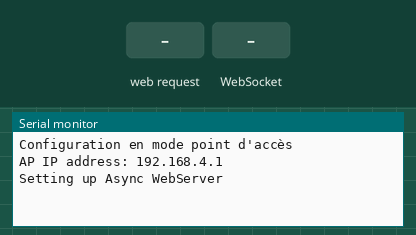
Simulated run of this sketch. Board: ESP8266 (NodeMCU). Shown: the last lines printed to the serial monitor. Inputs (shaded band) come from the test bench. Storage starts empty.

Above: at 1.2 s.
1.3 s: HTTP request GET / received
At 2.5 s:
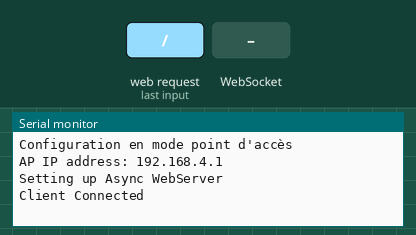
2.8 s: WebSocket text "/ws" received
At 3.8 s:
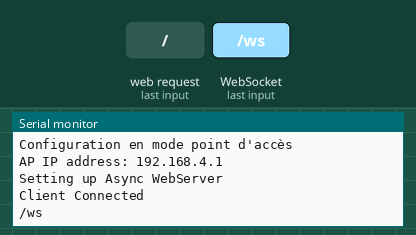
4.3 s: WebSocket text "1" received
At 4.9 s:
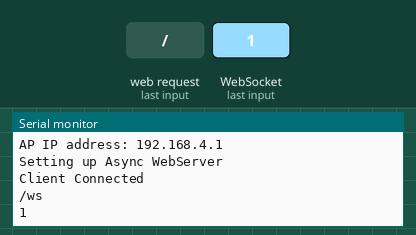

The sketch:

Code_Serveur_SPIFFS.ino
```cpp
/*
 * Ce code est destiné à être utilisé avec une carte ESP8266 pour créer un point d'accès Wi-Fi qui peut être utilisé pour contrôler un appareil
 * à distance. Le code utilise plusieurs bibliothèques, notamment la bibliothèque ESPAsyncTCP pour la communication asynchrone avec TCP/IP, la
 * bibliothèque ESPAsyncWebServer pour créer un serveur web asynchrone, la bibliothèque FS pour manipuler le système de fichiers de la carte
 * ESP8266, la bibliothèque Wire pour communiquer avec des périphériques via I2C, la bibliothèque WebSocketsServer pour la communication asynchrone
 * via WebSockets et la bibliothèque DNSServer pour utiliser le serveur DNS.
 *
 * Le code utilise également une instance de DNSServer pour gérer les requêtes DNS, une instance de WebSocket pour gérer les connexions WebSocket, une
 * instance de serveur web pour écouter les requêtes sur le port 80 et une instance d'EventSource pour envoyer des événements.
 *
 * Le code utilise une classe pour gérer le portail captif et une fonction pour configurer le serveur web. Il utilise également une fonction pour envoyer
 * les messages reçus en "WebSocket" vers la patte TX de l'ESP8266 afin de l'envoyer vers l'Arduino Pro Micro.
 *
 * Enfin, le code vérifie l'état du WebSocket en fonction du type d'événement envoyé par le serveur en WebSocket, notamment WS_EVT_DATA pour envoyer
 * les messages vers la patte TX et WS_EVT_DISCONNECTED pour fermer la connexion.
 */

#include <ESP8266WiFi.h> // Bibliothèque pour utiliser la fonctionnalité WiFi de la carte ESP8266
#include <ESPAsyncTCP.h> // Bibliothèque pour utiliser la communication asynchrone avec TCP/IP
#include <ESPAsyncWebServer.h> // Bibliothèque pour utiliser un serveur web asynchrone
#include "FS.h" // Bibliothèque pour manipuler le système de fichiers de la carte ESP8266
#include <Wire.h> // Bibliothèque pour communiquer avec des périphériques via I2C
#include <WebSocketsServer.h> // Bibliothèque pour utiliser la communication asynchrone via WebSockets
#include <DNSServer.h> // Bibliothèque pour utiliser le serveur DNS

const byte DNS_PORT = 53; // Numéro de port utilisé par le serveur DNS
DNSServer dnsServer; // Instance de DNSServer pour gérer les requêtes DNS
AsyncWebSocket ws("/ws"); // Instance de WebSocket pour gérer les connexions WebSocket
AsyncWebServer server(80); // Instance de serveur web pour écouter les requêtes sur le port 80
AsyncEventSource events("/events"); // Instance d'EventSource pour envoyer des événements

char jsonData = 0; // Variable pour stocker les données reçues depuis le port série

/*
 * Classe: CaptiveRequestHandler
 * Héritage: public AsyncWebHandler
 * Méthodes:
 * canHandle(AsyncWebServerRequest *request) : bool
 * handleRequest(AsyncWebServerRequest *request) : void
 *
 * Description: Cette classe est utilisée pour gérer les requêtes d'un serveur web asynchrone. Elle hérite de la classe
 * AsyncWebHandler et implémente les méthodes canHandle et handleRequest. La méthode canHandle vérifie si l'URL de la requête
 * est "/ws", et la méthode handleRequest envoie le fichier "index.html" en réponse à la requête.
 */
class CaptiveRequestHandler : public AsyncWebHandler {
public:
  CaptiveRequestHandler() {}
  virtual ~CaptiveRequestHandler() {}

  bool canHandle(AsyncWebServerRequest *request)
  {
    if(request->url() == "/ws") // Si l'URL de la requête est "/ws"
      return false;
    return true;
  }

  void handleRequest(AsyncWebServerRequest *request) {
    request->send(SPIFFS, "/index.html","text/html", false); // Envoie le fichier "index.html" en réponse à la requête
  }
};

/*
 * Cette fonction "setupServer" configure un serveur web et définit les chemins qui envoient des fichiers en réponse à des requêtes HTTP_GET. Plus précisément :
 *
 * Le chemin "/" envoie le fichier "index.html" en réponse à une requête HTTP_GET, et affiche "Client Connected" dans le terminal.
 * Le chemin "/commands.js" envoie le fichier "commands.js" en réponse à une requête HTTP_GET.
 * Le chemin "/bootstrap.css" envoie le fichier "bootstrap.css" en réponse à une requête HTTP_GET.
 * Le chemin "/manette.png" envoie une image au format "x-icon" en réponse à une requête HTTP_GET.
 */
void setupServer(){

  // Chemin qui envoie le fichier index.html lorsque le serveur envoie une requête HTTP_GET
  server.on("/", HTTP_GET, [](AsyncWebServerRequest *request){
  request->send(SPIFFS, "/index.html","text/html", false);
  Serial.println("Client Connected"); // Affiche dans le terminal que le client est connecté
  });

  // Chemin qui envoie le fichier JavaScript lorsque le serveur envoie une requête HTTP_GET
  server.on("/commands.js", HTTP_GET, [](AsyncWebServerRequest *request){
  request->send(SPIFFS, "/commands.js", "text/js");
  });

  // Chemin qui envoie le fichier bootstrap.css lorsque le serveur envoie une requête HTTP_GET
  server.on("/bootstrap.css", HTTP_GET, [](AsyncWebServerRequest *request){
  request->send(SPIFFS, "/bootstrap.css", "text/css");
  });

  // Chemin qui envoie une image(icon) lorsque le serveur envoie une requête HTTP_GET
  server.on("/manette.png", HTTP_GET, [](AsyncWebServerRequest *request){
  request->send(SPIFFS, "/manette.png", "image/x-icon");
  });
}

/*
 * Cette méthode "setup" initialise les composants nécessaires pour la mise en place d'un point d'accès WiFi à l'aide d'un ESP8266.
 * Elle configure le "baud rate" de la communication série à 115200, démarre le montage SPIFFS pour stocker les fichiers du site web,
 * configure le point d'accès WiFi de l'ESP8266, affiche l'adresse IP dans le terminal, initialise le serveur web asynchrone, démarre
 * le serveur DNS pour le portail captif, lance le portail captif, initialise la communication Websocket et démarre le serveur web.
 */
void setup(){
  Serial.begin(115200); // préréglage du "baud rate" à 115200

  if(!SPIFFS.begin()){ // si le montage SPIFFS à une erreur...
    Serial.println("Une erreur est survenue lors du montage SPIFFS");
    return;
  }

  Serial.println("Configuration en mode point d'accès");
  WiFi.mode(WIFI_AP); // met le WiFi de l'ESP8266 en point d'accès
  WiFi.softAP("Wifi_Manette"); // renomme le point d'accès pour "Wifi_Manette"

  Serial.print("AP IP address: "); // Montre ce message avant l'IP dans le terminal
  Serial.println(WiFi.softAPIP()); // Montre l'adresse IP dans le terminal
  Serial.println("Setting up Async WebServer"); // Affiche le commencement du setup du serveur
  setupServer();

  //Serial.println("Démarrage du serveur DNS");
  dnsServer.start(DNS_PORT, "*", WiFi.softAPIP()); // démarre le serveur DNS pour le portail captif
  server.addHandler(new CaptiveRequestHandler()).setFilter(ON_AP_FILTER); // envoie une requête pour lancé le portail captif

  initWebSocket();

  server.begin(); // démarre le serveur
  //Serial.println("Site Web prêt à l'utilisation !");
}

/*
 * La méthode "handleWebSocketMessage" reçoit un pointeur void "arg" et deux autres arguments "data" et "len" qui contiennent les données
 * reçues dans un message WebSocket. Elle convertit le pointeur "arg" en une structure "AwsFrameInfo" pour vérifier le type d'argument reçu,
 * puis elle affiche les données reçues sur le port série.
 */
void handleWebSocketMessage(void *arg, uint8_t *data, size_t len) {
  AwsFrameInfo *info = (AwsFrameInfo*)arg; // vérifie le type d'argument reçu
  Serial.println((char*)data); // envoie vers le port série (la patte TX)
}

/*
 * Cette méthode est un gestionnaire d'événements pour le serveur WebSocket. Elle est appelée chaque fois qu'un événement se produit
 * sur le serveur, comme la connexion ou la déconnexion d'un client, la réception de données ou une erreur. Le code dans cette méthode
 * effectue différentes actions en fonction du type d'événement qui se produit. En particulier, lorsque l'événement WS_EVT_DATA se
 * produit, la méthode appelle la fonction handleWebSocketMessage() pour traiter les données reçues.
 */
void onEvent(AsyncWebSocket *server, AsyncWebSocketClient *client, AwsEventType type, void *arg, uint8_t *data, size_t len) {
  switch (type) {
    case WS_EVT_CONNECT:
      // Ce code est exécuté lorsque le client se connecte au serveur WebSocket.
      //Serial.printf("WebSocket client #%u connected from %s\n", client->id(), client->remoteIP().toString().c_str());
      break;
    case WS_EVT_DISCONNECT:
      // Ce code est exécuté lorsque le client se déconnecte du serveur WebSocket.
      //Serial.printf("WebSocket client #%u disconnected\n", client->id());
      break;
    case WS_EVT_DATA:
      // Ce code est exécuté lorsque le serveur WebSocket reçoit des données d'un client.
      handleWebSocketMessage(arg, data, len); // Appelle la fonction handleWebSocketMessage() pour traiter les données.
      break;
    case WS_EVT_PONG:
    case WS_EVT_ERROR:
      // Ces événements ne sont pas gérés ici.
      break;
  }
}


/*
 * La fonction "initWebSocket()" initialise un WebSocket et ajoute un gestionnaire d'événements pour gérer les connexions entrantes.
 * Elle utilise la variable "ws" pour stocker le WebSocket et appelle la méthode "onEvent" pour traiter les événements. Enfin, elle
 * ajoute le WebSocket comme gestionnaire de requêtes sur le serveur web en utilisant la méthode "addHandler" de l'objet "server".
 */
void initWebSocket() {
  ws.onEvent(onEvent); // Événement lorsqu'un message est reçu ou qu'un client se connecte / déconnecte
  server.addHandler(&ws); // Ajout du WebSocket en tant que gestionnaire de requêtes sur le serveur web
}

/*
 * La fonction "loop()" est une boucle d'exécution qui gère le serveur DNS, nettoie les clients inactifs et vérifie la disponibilité
 * de nouvelles données sur le port série 1. Si de nouvelles données sont disponibles, elle lit les données JSON reçues depuis le port
 * série et les envoie à tous les clients connectés via le WebSocket.
 */
void loop(){
  dnsServer.processNextRequest(); // Gestion du serveur DNS
  ws.cleanupClients(); // Nettoyage des clients inactifs
  if (Serial.available())  // Vérification de la disponibilité de nouvelles données sur le port série 1
  {
    // Lecture des données JSON reçues depuis le port série et stockage dans une variable
    String jsonString = Serial.readStringUntil('\n');
    // Envoi des données JSON à tous les clients connectés
    ws.textAll(jsonString);
  }
}
```

Measured:
- after the input at 1.3 s, the serial monitor: prints a new line at once (image 1)
- after the input at 2.8 s, the serial monitor: prints a new line at once (image 2)
- after the input at 4.3 s, the serial monitor: prints a new line at once (image 3)
